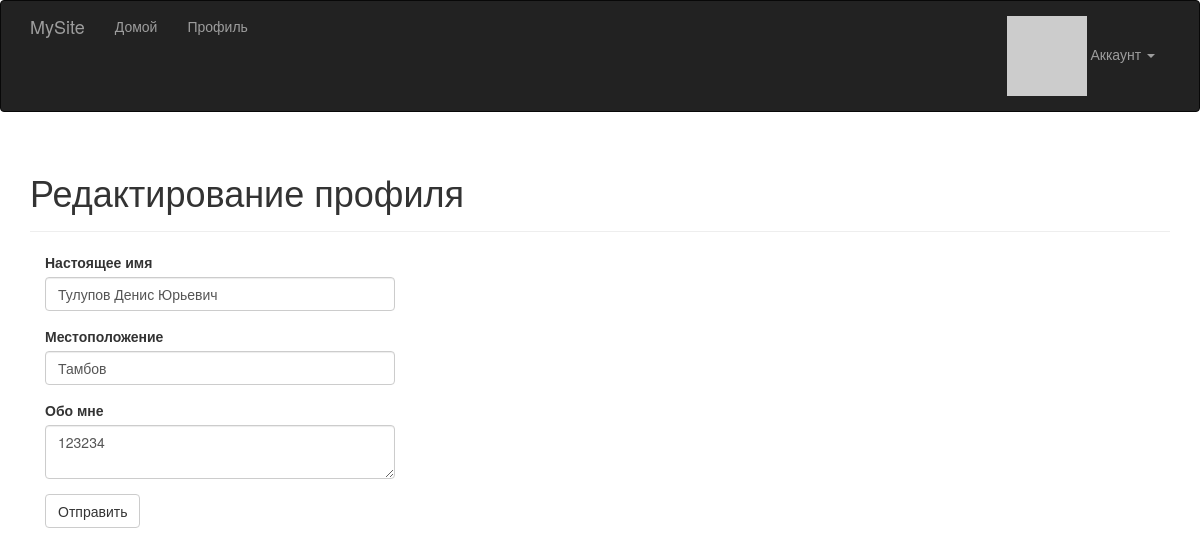
The page /edit-profile (signed in) on the database as committed earlier.
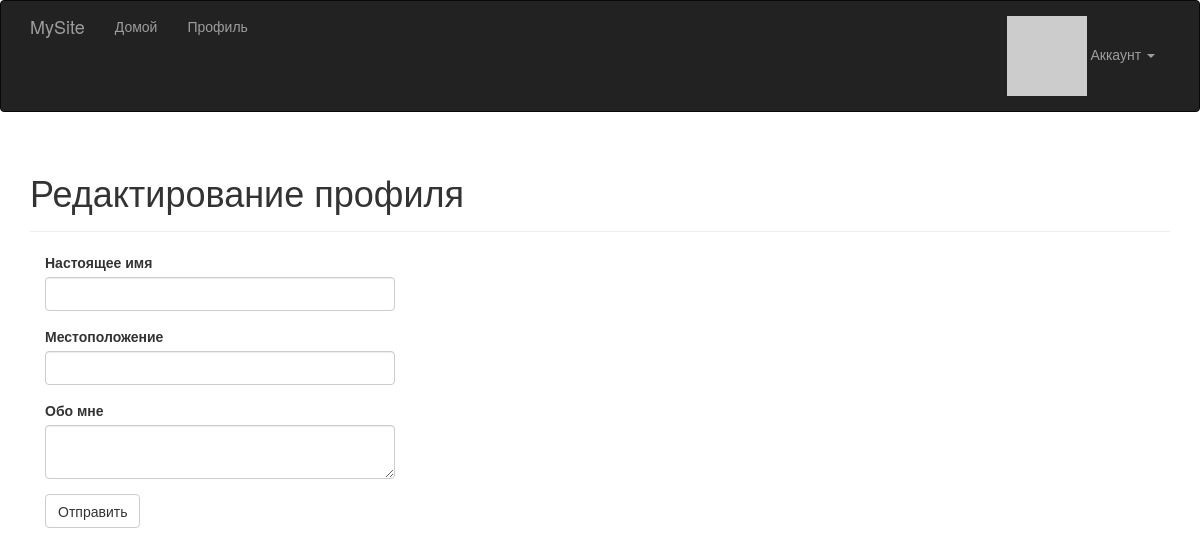
The same page on the database as committed later.
### app/models.py (models this page shows, shortened)
class User(UserMixin, db.Model):
    __tablename__ = 'users'
    id = db.Column(db.Integer, primary_key=True)
    email = db.Column(db.String(64), unique=True, index=True)
    username = db.Column(db.String(64), unique=True, index=True)
    role_id = db.Column(db.Integer, db.ForeignKey('roles.id'))
    password_hash = db.Column(db.String(128))
    confirmed = db.Column(db.Boolean, default=False)
    name = db.Column(db.String(64))
    location = db.Column(db.String(64))
    about_me = db.Column(db.Text())
    member_since = db.Column(db.DateTime(), default=datetime.utcnow)
    last_seen = db.Column(db.DateTime(), default=datetime.utcnow)
    avatar_hash = db.Column(db.String(32))
    posts = db.relationship('Post', backref='author', lazy='dynamic')
    @property
    def password(self):
        raise AttributeError('password is not a readable attribute')
    def ping(self):
        self.last_seen = datetime.utcnow()
        db.session.add(self)
    def gravatar_hash(self):
        return hashlib.md5(self.email.lower().encode('utf-8')).hexdigest()
    def gravatar(self, size=100, default='identicon', rating='g'):
        url = 'https://secure.gravatar.com/avatar'
        hash = self.avatar_hash or self.gravatar_hash()
        return '{url}/{hash}?s={size}&d={default}&r={rating}'.format(
            url=url, hash=hash, size=size, default=default, rating=rating)

### app/main/views.py (the view, shortened to what this page needs)
@main.route('/edit-profile', methods=['GET', 'POST'])
@login_required
def edit_profile():
    form = EditProfileForm()
    form.name.data = current_user.name
    form.location.data = current_user.location
    form.about_me.data = current_user.about_me
    return render_template('edit_profile.html', form=form)

### app/main/forms.py
class EditProfileForm(FlaskForm):
    name = StringField('Настоящее имя', validators=[Length(0, 64)])
    location = StringField('Местоположение', validators=[Length(0, 64)])
    about_me = TextAreaField('Обо мне')
    submit = SubmitField('Отправить')

### app/auth/views.py (called while the page is built)
@auth.before_app_request
def before_request():
    if current_user.is_authenticated:
        current_user.ping()
        if not current_user.confirmed \
                and request.endpoint \
                and request.blueprint != 'auth' \
                and request.endpoint != 'static':
            return redirect(url_for('auth.unconfirmed'))

### app/main/__init__.py (called while the page is built)
@main.app_context_processor
def inject_permissions():
    return dict(Permission=Permission)

### app/models.py (called while the page is built)
@login_manager.user_loader
def load_user(user_id):
    return User.query.get(int(user_id))

### app/templates/edit_profile.html (shortened to what this page needs)
{% extends "base.html" %}
{% import "bootstrap/wtf.html" as wtf %}
{% block page_content %}
<div class="page-header">
    <h1>Редактирование профиля</h1>
</div>
<div class="col-md-4">
    {{ wtf.quick_form(form) }}
</div>
{% endblock %}

Rows that differ between the two databases and show on the page:
no longer on this page (row edited): User: name "Тулупов Денис Юрьевич", location "Тамбов", about_me "123234"
